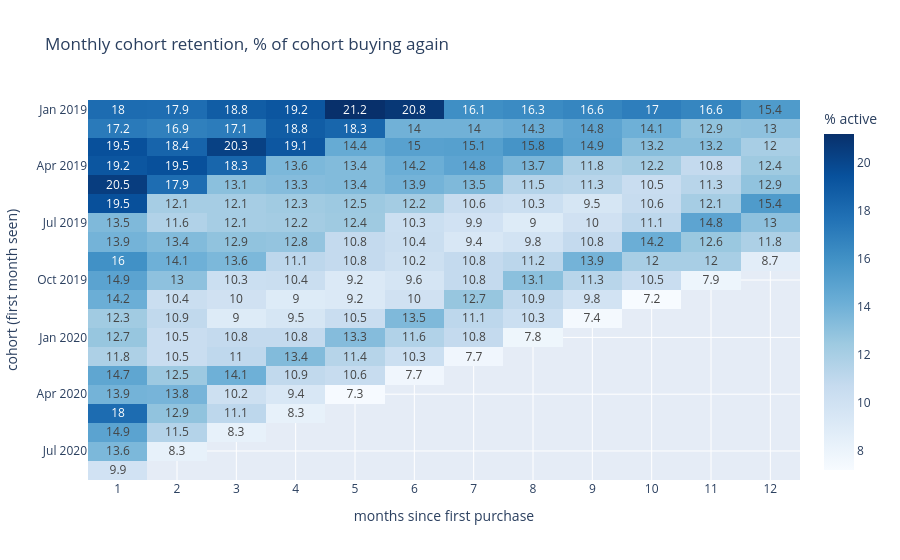

The code cell stored with this chart in its notebook:
### Code cell
ret = q("""
    with active as (
        select distinct customer_id, date_trunc('month', sale_date)::date as month
        from main_marts.fct_sales
    ),
    first_seen as (
        select customer_id, min(month) as cohort from active group by 1
    )
    select f.cohort,
           datediff('month', f.cohort, a.month)     as months_since,
           count(*)                                 as active_customers
    from active a join first_seen f using (customer_id)
    group by all
""")
size = ret.filter(pl.col("months_since") == 0).select("cohort", pl.col("active_customers").alias("cohort_size"))
grid = (
    ret.join(size, on="cohort")
    .with_columns((pl.col("active_customers") / pl.col("cohort_size") * 100).round(1).alias("retention_pct"))
    .filter((pl.col("months_since").is_between(1, 12)) & (pl.col("cohort") >= pl.date(2019, 1, 1)))
    .pivot(on="months_since", index="cohort", values="retention_pct", sort_columns=True)
    .sort("cohort")
)
fig = px.imshow(
    grid.drop("cohort").to_numpy(),
    x=[str(c) for c in grid.columns[1:]], y=[str(d) for d in grid["cohort"]],
    labels=dict(x="months since first purchase", y="cohort (first month seen)", color="% active"),
    color_continuous_scale="Blues", text_auto=True, aspect="auto",
    title="Monthly cohort retention, % of cohort buying again",
)
fig.show()

### Figure 1 — Plotly figure (JSON) as saved in the notebook; plotly's stock layout.template omitted (floating-point values rounded to 4 significant figures; data arrays with more than 128 entries replaced by an {"elided": "..."} marker saying what was removed)
{"data": [{"coloraxis": "coloraxis", "hovertemplate": "months since first purchase: %{x}<br>cohort (first month seen): %{y}<br>% active: %{z}<extra></extra>", "name": "0", "texttemplate": "%{z}", "type": "heatmap", "x": ["1", "2", "3", "4", "5", "6", "7", "8", "9", "10", "11", "12"], "xaxis": "x", "y": ["2019-01-01", "2019-02-01", "2019-03-01", "2019-04-01", "2019-05-01", "2019-06-01", "2019-07-01", "2019-08-01", "2019-09-01", "2019-10-01", "2019-11-01", "2019-12-01", "2020-01-01", "2020-02-01", "2020-03-01", "2020-04-01", "2020-05-01", "2020-06-01", "2020-07-01", "2020-08-01"], "yaxis": "y", "z": {"elided": "20x12 float values"}}], "layout": {"coloraxis": {"autocolorscale": false, "colorbar": {"title": {"text": "% active"}}, "colorscale": [[0, "rgb(247,251,255)"], [0.125, "rgb(222,235,247)"], [0.25, "rgb(198,219,239)"], [0.375, "rgb(158,202,225)"], [0.5, "rgb(107,174,214)"], [0.625, "rgb(66,146,198)"], [0.75, "rgb(33,113,181)"], [0.875, "rgb(8,81,156)"], [1, "rgb(8,48,107)"]]}, "title": {"text": "Monthly cohort retention, % of cohort buying again"}, "xaxis": {"anchor": "y", "domain": [0, 1], "title": {"text": "months since first purchase"}}, "yaxis": {"anchor": "x", "autorange": "reversed", "domain": [0, 1], "title": {"text": "cohort (first month seen)"}}}}
